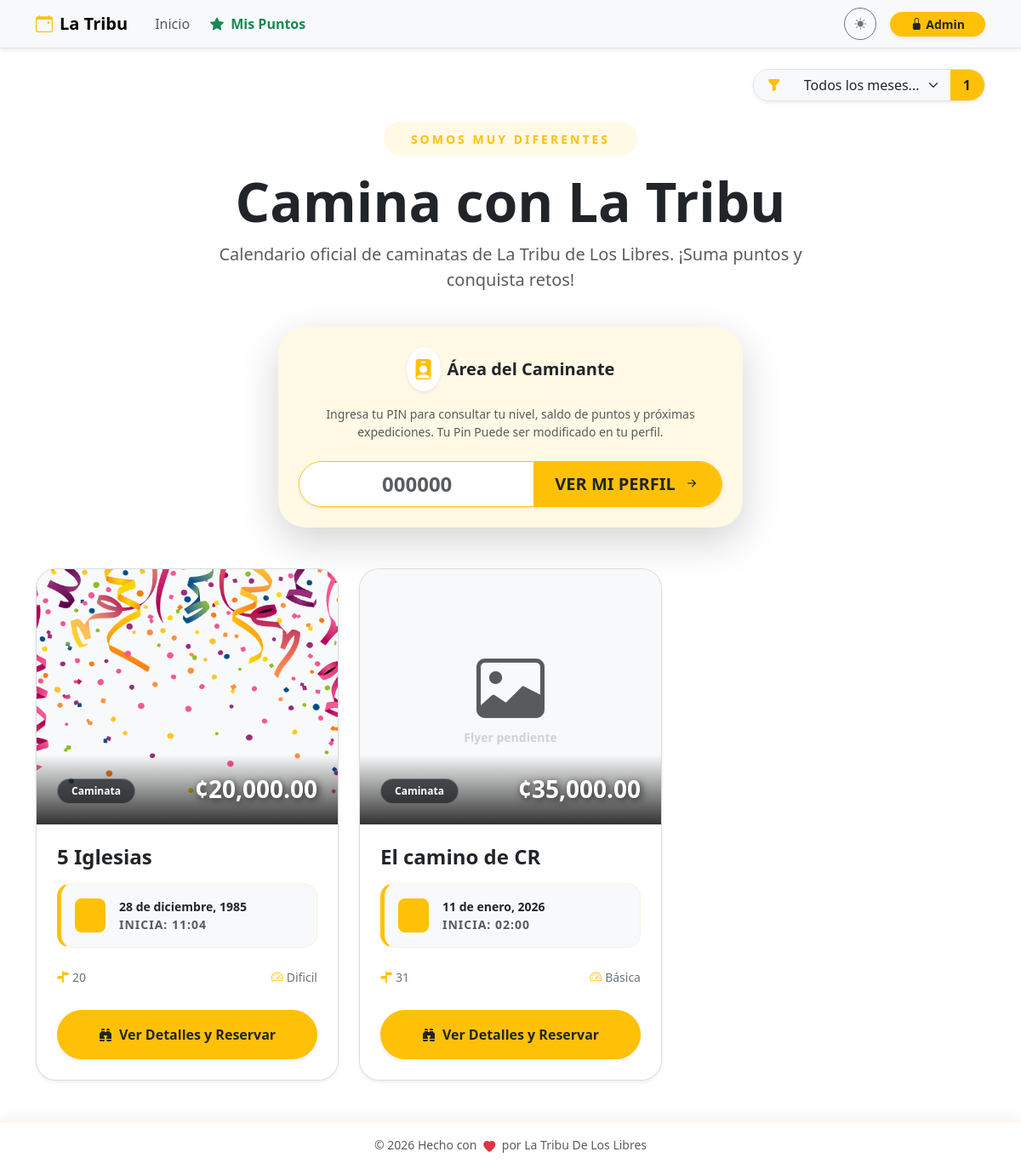
The page / on the database its author committed.
### db.py (models this page shows)
class Event(db.Model):
    __tablename__ = 'event'
    id = db.Column(db.Integer, primary_key=True)
    title = db.Column(db.String(100), nullable=False)
    flyer = db.Column(db.String(120)) # Nombre del archivo de imagen
    currency = db.Column(db.String(5), default='¢')
    price = db.Column(db.Float, nullable=False)
    reservation_fee = db.Column(db.String(50)) # Texto libre ej: "5000 colones"
    points_reward = db.Column(db.Integer, default=10) # Puntos que otorga
    activity_type = db.Column(db.String(50)) # Caminata, Camping, etc.
    difficulty = db.Column(db.String(50))
    distance = db.Column(db.String(50))
    duration_days = db.Column(db.Integer, default=1)
    event_date = db.Column(db.Date, nullable=False)
    end_date = db.Column(db.Date) # Para eventos de varios días
    departure_point = db.Column(db.String(150))
    departure_time = db.Column(db.String(20))
    pickup_point = db.Column(db.String(200))
    capacity = db.Column(db.Integer, default=0)
    description = db.Column(db.Text)
    status = db.Column(db.String(20), default='Activa') # Activa, Suspendido, Se Traslado
    moved_date = db.Column(db.Date) # Nueva fecha si se traslada
    bookings = db.relationship('Booking', backref='event', lazy=True, cascade="all, delete-orphan")

### app.py (the view)
@main_bp.route('/')
def home():
    search_month = request.args.get('search_month', type=int)
    query = Event.query
    if search_month:
        query = query.filter(extract('month', Event.event_date) == search_month)
    events = query.order_by(Event.event_date.asc()).all()
    return render_template('home.html', events=events)

### app.py (called while the page is built)
@app.before_request
def force_https():
    if request.headers.get('X-Forwarded-Proto') == 'http':
        url = request.url.replace('http://', 'https://', 1)
        return redirect(url, code=301)

### templates/home.html (shortened to what this page needs)
{% extends "base.html" %}
{% block content %}
{% set meses = ['', 'enero', 'febrero', 'marzo', 'abril', 'mayo', 'junio', 'julio', 'agosto', 'septiembre', 'octubre', 'noviembre', 'diciembre'] %}
<div class="row align-items-center mb-4 animate__animated animate__fadeIn">
    <div class="col-lg-12 text-center">
        <div class="d-inline-block p-2 bg-warning bg-opacity-10 rounded-pill mb-3">
            <span class="text-warning fw-bold small px-4 text-uppercase" style="letter-spacing: 3px;">Somos muy Diferentes</span>
        </div>
        <h1 class="display-3 fw-bold mb-0">Camina con La Tribu</h1>
        <p class="lead text-muted mt-2 mx-auto" style="max-width: 700px;">
            Calendario oficial de caminatas de La Tribu de Los Libres. ¡Suma puntos y conquista retos!
        </p>
    </div>
</div>
<div class="row justify-content-center mb-5 animate__animated animate__fadeInUp" style="animation-delay: 0.2s;">
    <div class="col-md-8 col-lg-6">
        <div class="card border-0 shadow-lg rounded-5 overflow-hidden position-relative">
            <div class="position-absolute top-0 start-0 w-100 h-100 bg-warning bg-opacity-10" style="z-index: 0;"></div>
            <div class="card-body p-4 text-center position-relative" style="z-index: 1;">
                <div class="d-flex justify-content-center align-items-center mb-3">
                    <div class="bg-white p-2 rounded-circle shadow-sm me-2 text-warning">
                        <i class="bi bi-person-badge-fill fs-4"></i>
                    </div>
                    <h5 class="fw-bold mb-0 text-dark">Área del Caminante</h5>
                </div>
                <p class="text-muted small mb-4">
                    Ingresa tu PIN para consultar tu nivel, saldo de puntos y próximas expediciones. Tu Pin Puede ser modificado en tu perfil.
                </p>
                <div class="input-group input-group-lg shadow-sm rounded-pill overflow-hidden border border-warning bg-white">
                    <input type="text" id="quickPinInput" class="form-control border-0 text-center fw-bold text-primary fs-4" placeholder="000000" maxlength="6" oninput="this.value = this.value.replace(/[^0-9]/g, '')">
                    <button class="btn btn-warning fw-bold text-dark px-4 transition-hover" type="button" onclick="goToProfileQuick()">
                        <span class="ver-text">VER </span>MI PERFIL <i class="bi bi-arrow-right-short ms-1"></i>
                    </button>
                </div>
            </div>
        </div>
    </div>
</div>
<div class="row g-4">
    {% if events %}
        {% for event in events %}
        <div class="col-md-6 col-lg-4">
            <div class="card h-100 shadow-sm border border-secondary border-opacity-25 overflow-hidden position-relative adventure-card animate__animated animate__fadeInUp" style="animation-delay: {{ loop.index0 * 0.1 }}s">
                <div class="card-img-container" style="height: 300px; background: var(--bs-tertiary-bg); position: relative; overflow: hidden;">
                    {% if event.flyer %}
                        <img src="{{ url_for('static', filename='uploads/flyers/' + event.flyer) }}" class="card-img-top w-100 h-100 flyer-zoom" style="object-fit: cover;" alt="{{ event.title }}">
                    {% else %}
                        <div class="w-100 h-100 d-flex flex-column align-items-center justify-content-center text-muted">
                            <i class="bi bi-image display-1 opacity-10"></i>
                            <small class="fw-bold opacity-25">Flyer pendiente</small>
                        </div>
                    {% endif %}
                    <div class="price-overlay position-absolute bottom-0 start-0 w-100 p-4 d-flex justify-content-between align-items-end" style="background: linear-gradient(transparent, rgba(0,0,0,0.8));">
                        <span class="badge bg-dark bg-opacity-75 text-white px-3 py-2 rounded-pill small border border-white border-opacity-25">{{ event.activity_type }}</span>
                        <div class="price-tag">
                            <span class="h3 fw-bold mb-0 text-white shadow-text">{{ event.currency }}{{ "{:,.2f}".format(event.price) }}</span>
                        </div>
                    </div>
                </div>
                <div class="card-body p-4">
                    <h4 class="card-title fw-bold mb-3 text-truncate-2 title-link">{{ event.title }}</h4>
                    <div class="mb-4 p-3 bg-body-tertiary rounded-4 small border border-warning border-opacity-10 ticket-date">
                        <div class="d-flex align-items-center">
                            <div class="bg-warning bg-opacity-20 p-2 rounded-3 me-3 text-warning">
                                <i class="bi bi-calendar3 h5 mb-0"></i>
                            </div>
                            <div>
                                <div class="fw-bold text-body">
                                    {% if event.duration_days > 1 %}
                                        Del {{ event.event_date.day }} al {{ event.end_date.day }} de {{ meses[event.end_date.month] }}
                                    {% else %}
                                        {{ event.event_date.day }} de {{ meses[event.event_date.month] }}, {{ event.event_date.year }}
                                    {% endif %}
                                </div>
                                <div class="x-small text-muted text-uppercase fw-bold" style="letter-spacing: 1px;">Inicia: {{ event.departure_time }}</div>
                            </div>
                        </div>
                    </div>
                    <div class="row g-2 mb-1 small text-secondary fw-medium">
                        <div class="col-7">
                            <i class="bi bi-signpost-split-fill me-1 text-warning"></i>{{ event.distance or 'Por definir' }}
                        </div>
                        <div class="col-5 text-end">
                            <i class="bi bi-speedometer2 me-1 text-warning"></i>{{ event.difficulty }}
                        </div>
                    </div>
                </div>
                <div class="card-footer bg-body border-0 p-4 pt-0">
                    <button class="btn btn-warning rounded-pill fw-bold py-3 shadow-sm w-100 text-dark transition-all btn-main-reserve" data-bs-toggle="modal" data-bs-target="#detailsModal{{ event.id }}">
                        <i class="bi bi-binoculars-fill me-2"></i>Ver Detalles y Reservar
                    </button>
                </div>
            </div>
        </div>
        {% endfor %}
    {% endif %}
</div>
<link rel="stylesheet" href="https://cdnjs.cloudflare.com/ajax/libs/animate.css/4.1.1/animate.min.css"/>
{% endblock %}

### templates/base.html (style rules this page uses)
body { padding-bottom: 80px; min-height: 100vh; display: flex; flex-direction: column; transition: background-color 0.3s ease, color 0.3s ease; }
.nav-link, .btn { transition: all 0.2s ease-in-out; }

### templates/home.html (style rules this page uses)
.adventure-card { transition: all 0.4s cubic-bezier(0.175, 0.885, 0.32, 1.275); border-radius: 1.5rem !important; background: #ffffff; }
.flyer-zoom { transition: transform 0.8s ease; }
.shadow-text { text-shadow: 2px 2px 8px rgba(0,0,0,0.8); }
.ticket-date { border-left: 5px solid #ffc107 !important; }
.text-truncate-2 { display: -webkit-box; -webkit-line-clamp: 2; -webkit-box-orient: vertical; overflow: hidden; }

### rows shown on the page
Event: flyer (picture), activity_type "Caminata", currency "¢", price "20,000.00", title "5 Iglesias", event_date.day "28", event_date "diciembre", event_date.year "1985", departure_time "11:04", distance "20", difficulty "Dificil"
Event: shows "Flyer pendiente", activity_type "Caminata", currency "¢", price "35,000.00", title "El camino de CR", event_date.day "11", event_date "enero", event_date.year "2026", departure_time "02:00", distance "31", difficulty "Básica"

### other values the page prints
{{ month_activity_count|default(0) }} "1"
